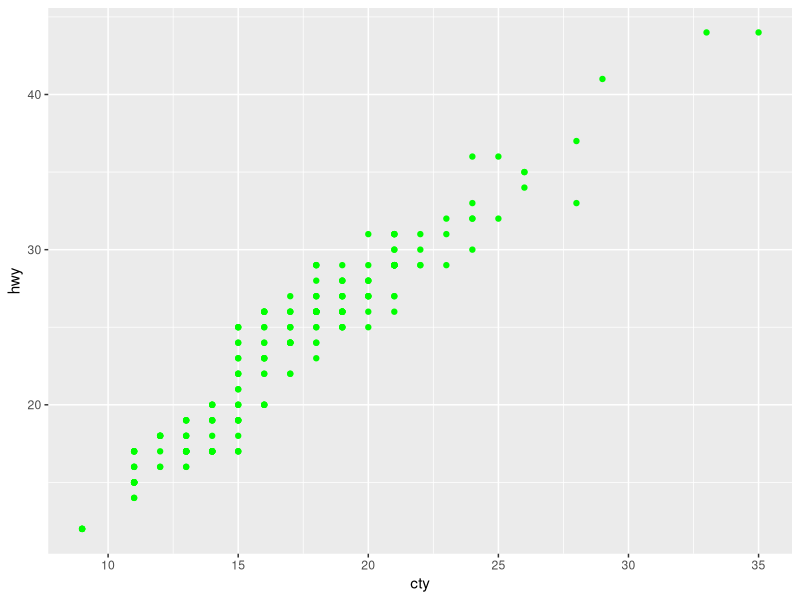
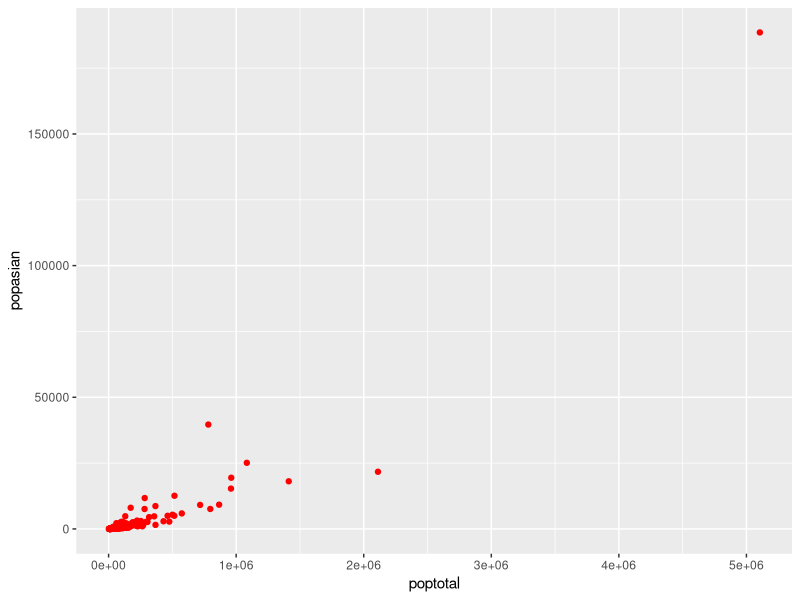
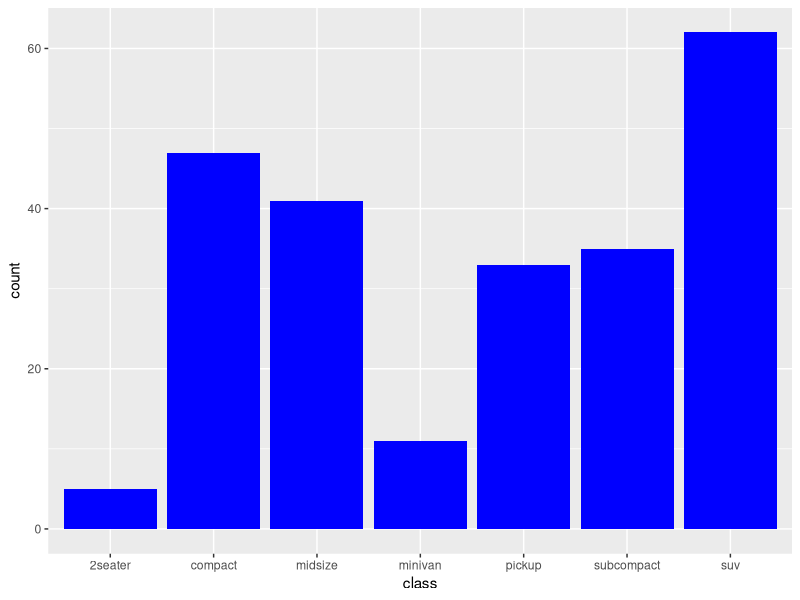
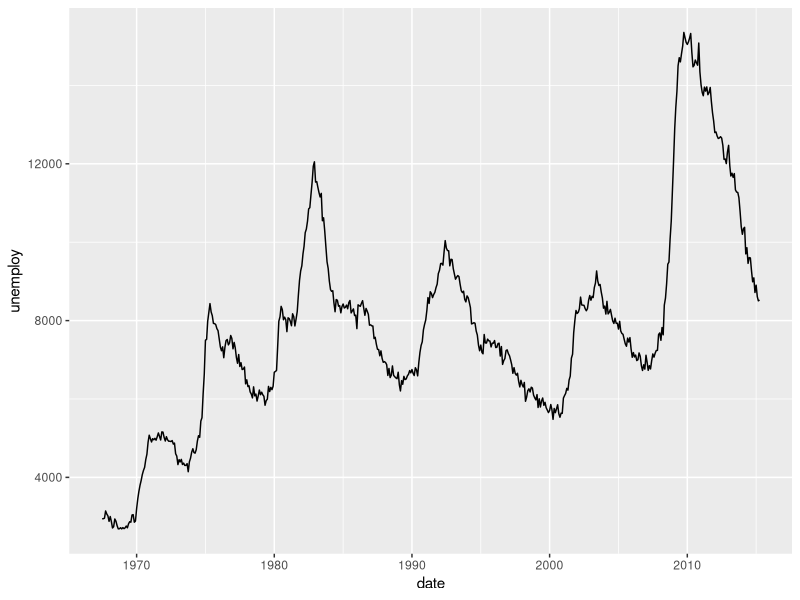
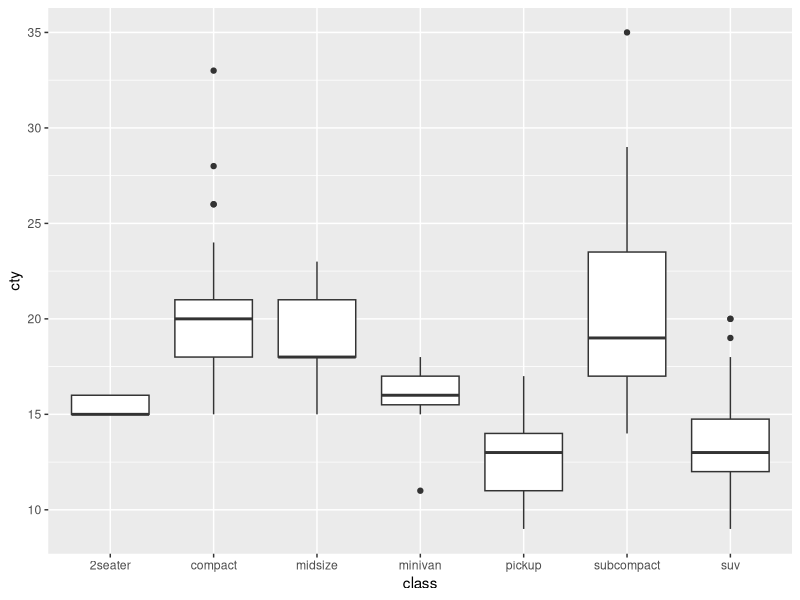
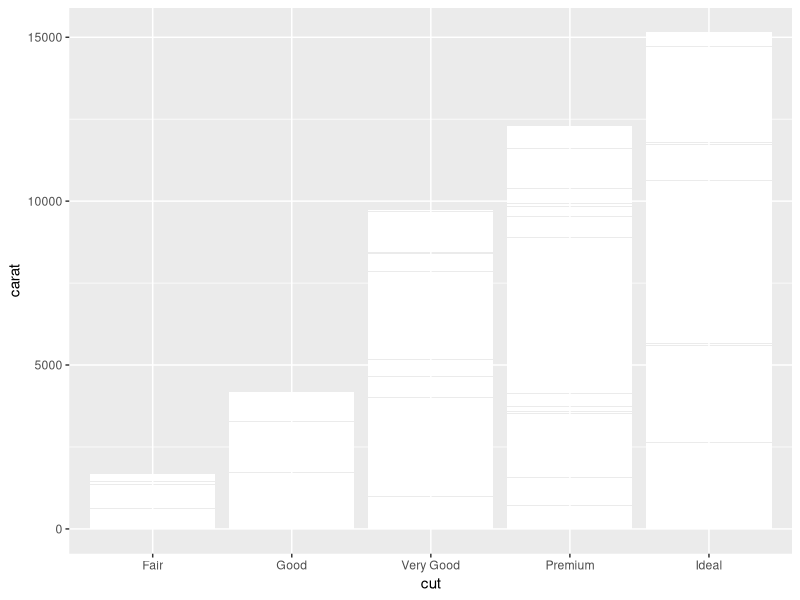
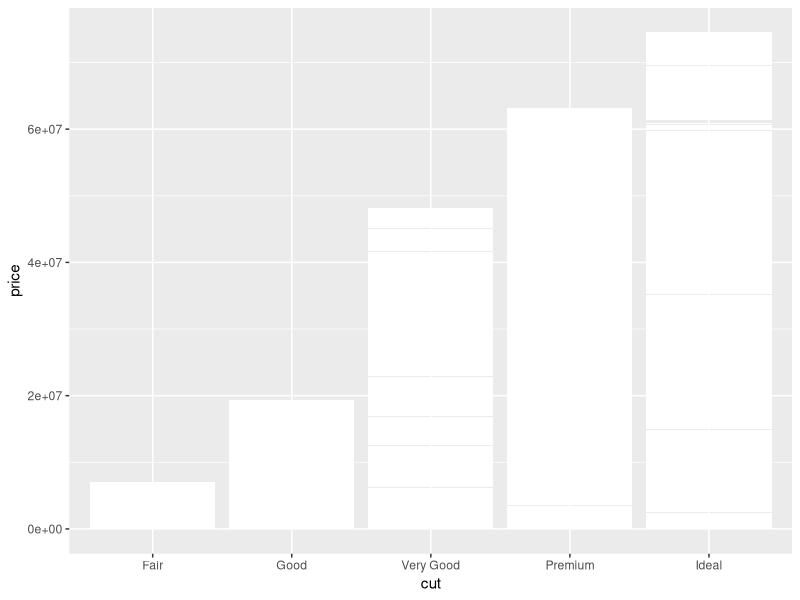
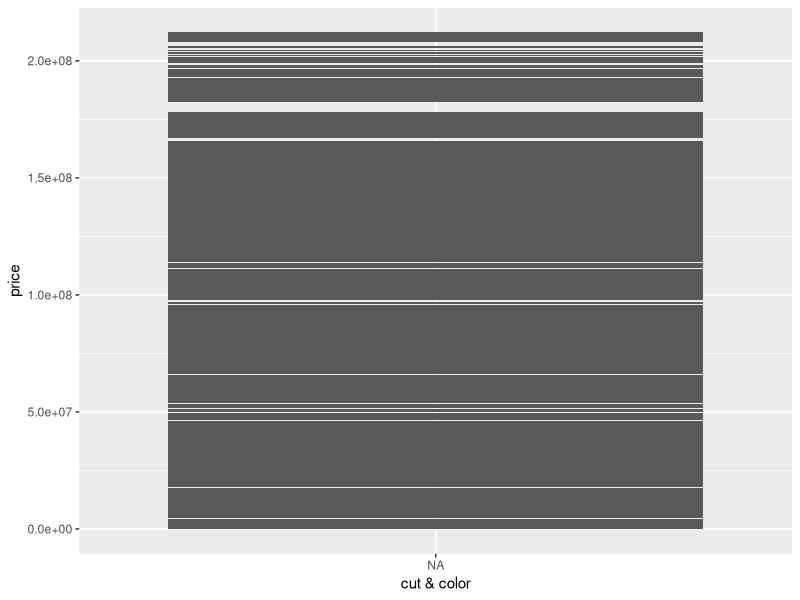

Recreate these plots in R, in order.
## ---- chunk 1
knitr::opts_chunk$set(echo = TRUE)
## ---- chunk 2
1.
library(ggplot2)
graph1<-ggplot(mpg,aes(x=cty,y=hwy))
graph1+geom_point(color="green")

## ---- chunk 3
2.
graph2<-ggplot(midwest,aes(x=poptotal,y=popasian),x<5000000,y<100000)
graph2+geom_point(color="red")

## ---- chunk 4
4.
ggplot(data = mpg, aes(x = class)) + geom_bar(fill="blue")

## ---- chunk 5
5.
ggplot(data = economics, aes(x = date, y = unemploy)) + geom_line()

## ---- chunk 6
6.
ggplot(mpg, aes(x = class, y = cty)) + geom_boxplot()

## ---- chunk 7
7-1.
ggplot(diamonds, aes(cut, carat)) + geom_bar(stat='identity',fill="white")

## ---- chunk 8
7-2.
ggplot(diamonds, aes(cut, price))+geom_bar(stat = 'identity',fill="white")
## ---- chunk 9
7-3.
ggplot(diamonds, aes(cut & color, price))+geom_bar(stat = 'identity')
## ---- chunk 10
summary(cars)
## ---- chunk 11
plot(pressure)
